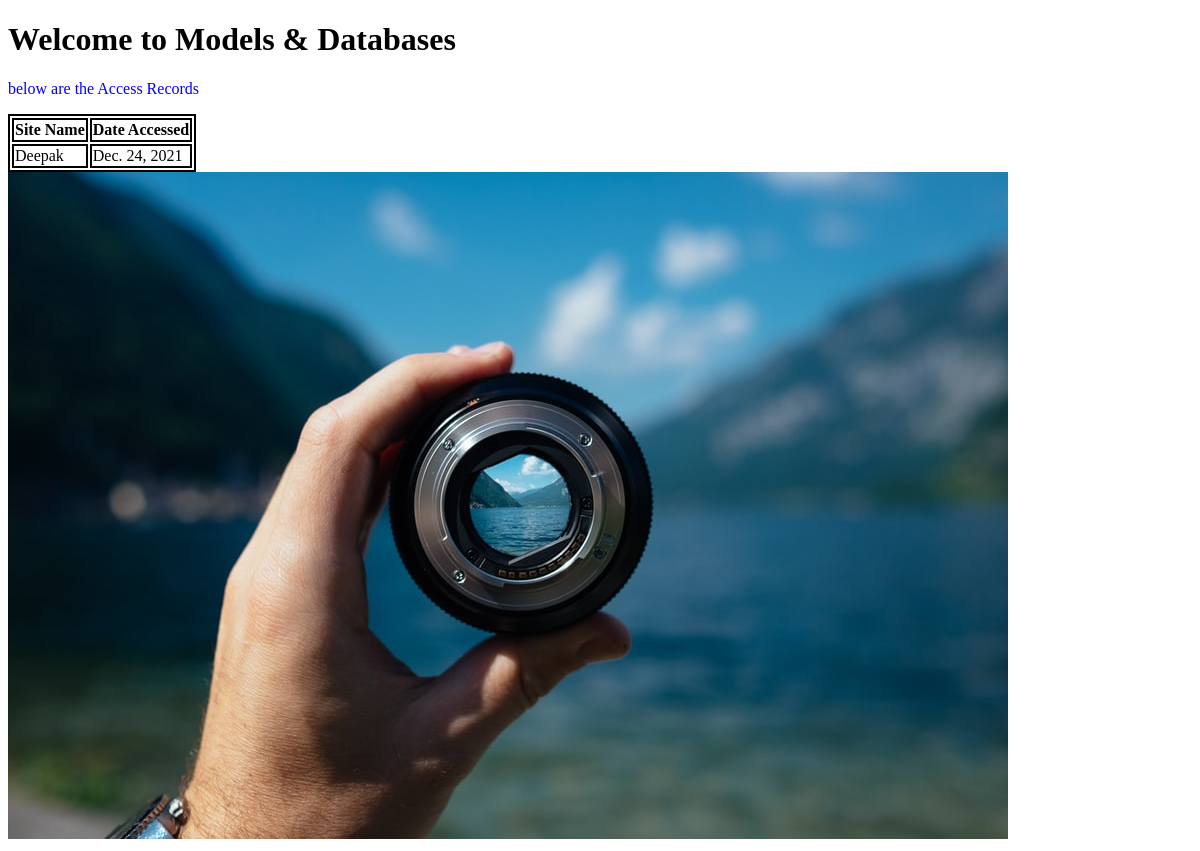
The app's page /help/, older data.
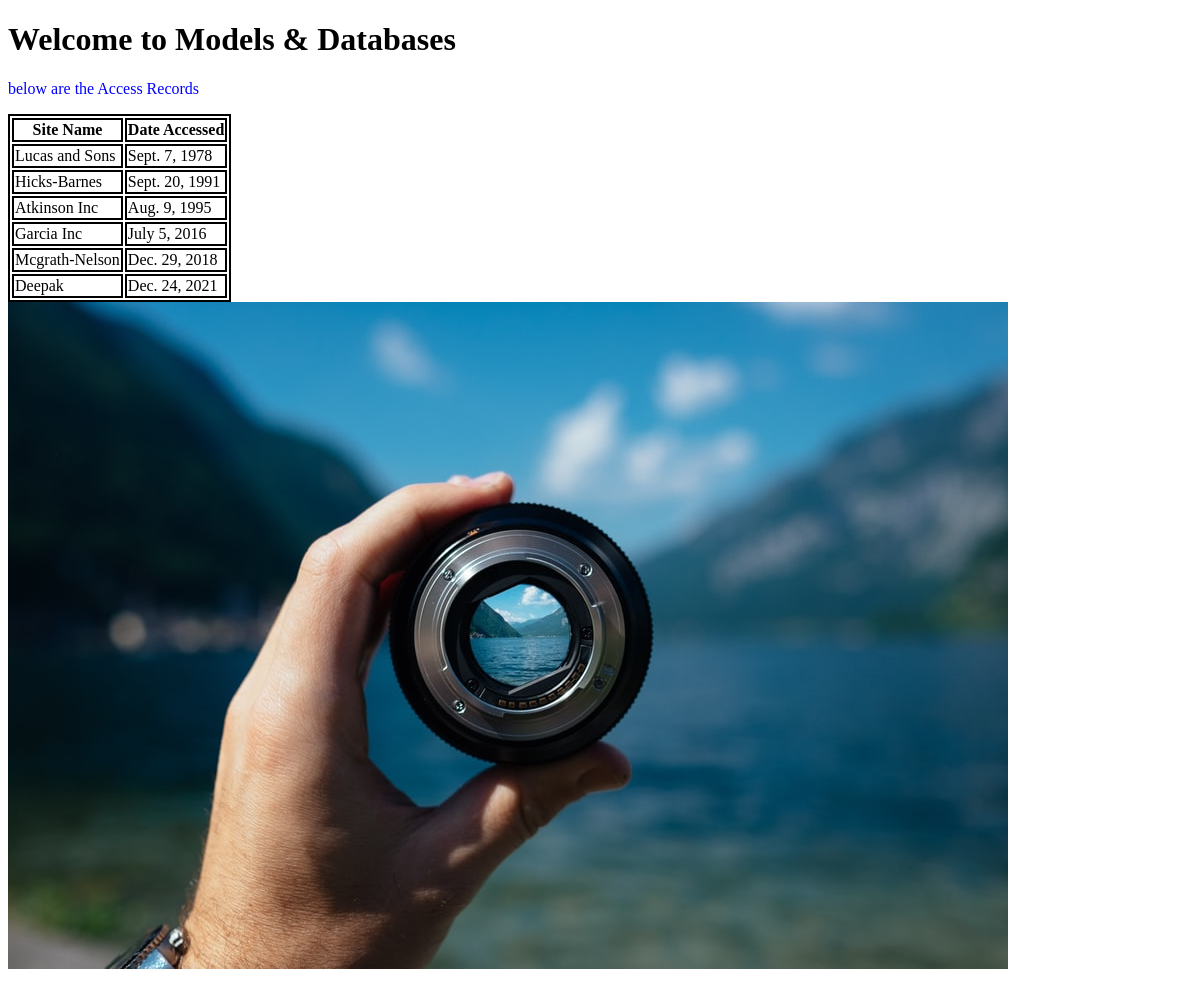
The same page, newer data.
### helpapp/models.py (models this page shows, shortened)
class AccessRecord(models.Model):
    name = models.ForeignKey(Webpage,on_delete=models.CASCADE,)
    date = models.DateField()

class Webpage(models.Model):
    topic = models.ForeignKey(Topic,on_delete=models.CASCADE,)
    name = models.CharField(max_length=264,unique=True)
    url = models.URLField(unique=True)
    def __str__(self):
        return self.name

### helpapp/views.py (the view)
# urls.py: path('help/',include('helpapp.urls')),
def help(request):
    web_list=AccessRecord.objects.order_by('date')
    date_dict={'access_record':web_list}
    """helpd will not be used now, as we are passing date_dict in the context"""
    helpd = {'help_page':"You're viewing helpd value."}
    return render(request,'helpapp/help.html',context=date_dict)

### templates/helpapp/help.html (shortened to what this page needs)
<!DOCTYPE html>
{% load static %}
<html lang="en" dir="ltr">
  <head>
    <link rel="stylesheet" href="{% static "css/mystyle.css" %}">
  </head>
  <body>
    <h1>Welcome to Models & Databases</h1>
    <p>below are the Access Records</p>
    <div class="djangoclass">
      {% if access_record %}
      <table>
        <thead>
          <th>Site Name</th>
          <th>Date Accessed</th>
        </thead>
        {% for acc in access_record %}
        <tr>
          <td>{{ acc.name }}</td>
          <td>{{ acc.date }}</td>
        </tr>
        {% endfor %}
      </table>
      {% else %}
        <p>Please update the records to show here</p>
      {% endif %}
    </div>
    <img src="{% static 'images/image.jpeg' %}" alt="My image">
  </body>
</html>

### static/css/mystyle.css (style rules this page uses)
p { color: blue; }
table,th,td { border: 2px solid black }

Row changes from the older to the newer data that the page shows:
added AccessRecord: name "Lucas and Sons", date "Sept. 7, 1978"
added AccessRecord: name "Hicks-Barnes", date "Sept. 20, 1991"
added AccessRecord: name "Atkinson Inc", date "Aug. 9, 1995"
added AccessRecord: name "Garcia Inc", date "July 5, 2016"
added AccessRecord: name "Mcgrath-Nelson", date "Dec. 29, 2018"
